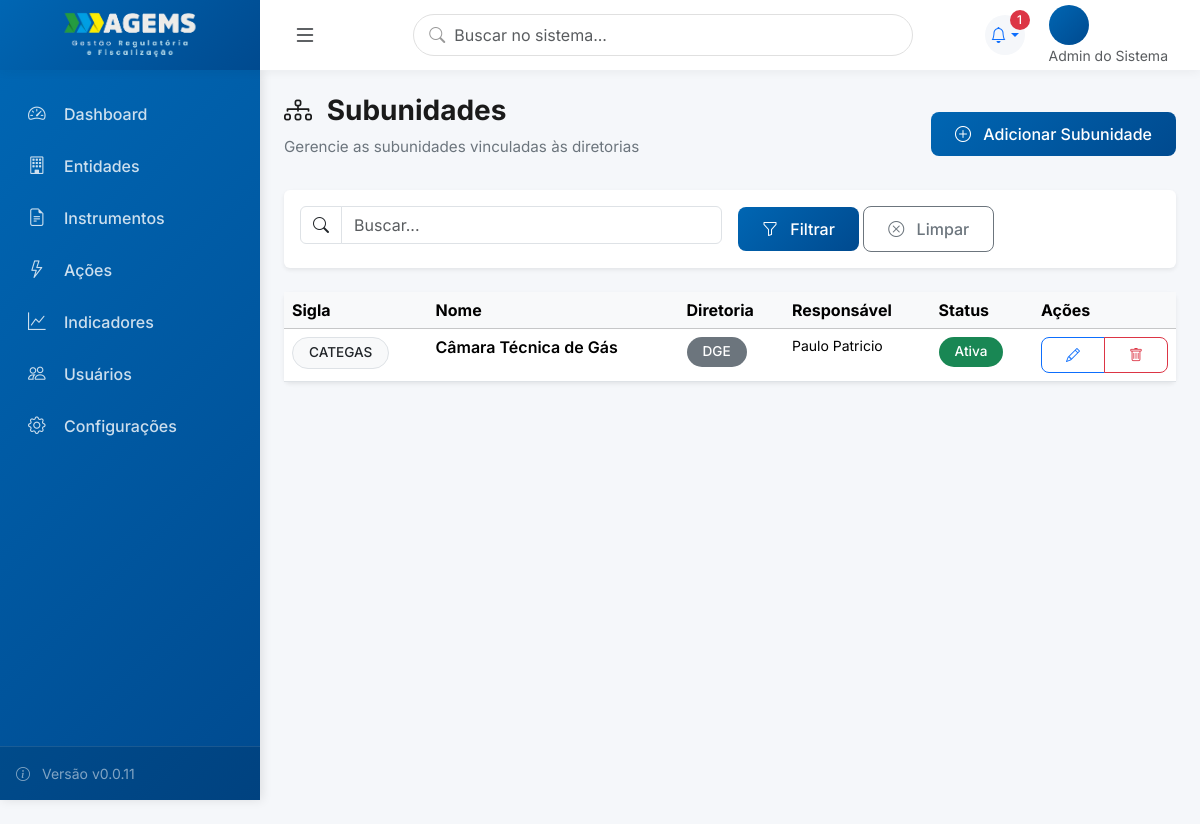
Page /subunidades/ (signed in) on the committed database.
### usuarios/models.py (models this page shows, shortened)
class Usuario(AbstractUser):
    PERFIL_CHOICES = [
        (0, 'Admin do Sistema'),
        (1, 'Gestor (Diretor)'),
        (2, 'Gestor (Assessor)'),
        (3, 'Técnico (Coordenador)'),
        (4, 'Técnico (Executor)'),
        (5, 'Visualizador (Auditor)'),
    ]
    perfil = models.IntegerField(
        choices=PERFIL_CHOICES,
        default=4,
        verbose_name='Perfil de Acesso',
        help_text='Define o nível de acesso e permissões do usuário'
    )
    diretoria = models.ForeignKey(
        'core.Diretoria',
        on_delete=models.SET_NULL,
        null=True,
        blank=True,
        related_name='usuarios_diretoria',
        verbose_name='Diretoria',
        help_text='Diretoria principal do usuário (obrigatório para perfis 1-5)'
    )
    subunidade = models.ForeignKey(
        'core.Subunidade',
        on_delete=models.SET_NULL,
        null=True,
        blank=True,
        related_name='usuarios',
        verbose_name='Subunidade',
        help_text='Subunidade específica (obrigatório para perfis 2, 3, 4)'
    )
    diretorias_visualizacao = models.ManyToManyField(
        'core.Diretoria',
        blank=True,
        related_name='visualizadores',
        verbose_name='Diretorias para Visualização',
        help_text='Diretorias que o visualizador pode acessar (apenas para perfil 5)'
    )
    cargo = models.CharField(max_length=100, blank=True, verbose_name='Cargo')
    setor = models.CharField(max_length=100, blank=True, verbose_name='Setor/Departamento')
    telefone = models.CharField(max_length=20, blank=True, verbose_name='Telefone')
    entidade = models.ForeignKey(
        'entidades.Entidade',
        on_delete=models.SET_NULL,
        null=True,
        blank=True,
        related_name='usuarios',
        verbose_name='Entidade'
    )
    senha_temporaria = models.BooleanField(
        default=False,
        verbose_name='Senha Temporária',
        help_text='Se True, usuário será forçado a trocar senha no próximo login'
    )
    ativo = models.BooleanField(default=True, verbose_name='Usuário Ativo')
    data_criacao = models.DateTimeField(auto_now_add=True, verbose_name='Data de Criação')
    data_atualizacao = models.DateTimeField(auto_now=True, verbose_name='Última Atualização')
    class Meta:
        verbose_name = 'Usuário'
        verbose_name_plural = 'Usuários'
        ordering = ['first_name', 'last_name']
        indexes = [
            models.Index(fields=['perfil']),
            models.Index(fields=['diretoria']),
            models.Index(fields=['subunidade']),
        ]

### core/models.py (models this page shows, shortened)
class Subunidade(models.Model):
    nome = models.CharField('Nome da Subunidade', max_length=200)
    sigla = models.CharField('Sigla', max_length=10, blank=True)
    diretoria = models.ForeignKey('core.Diretoria', on_delete=models.CASCADE, related_name='subunidades')
    responsavel = models.CharField('Responsável', max_length=200, blank=True)
    ativa = models.BooleanField('Ativa', default=True)
    data_criacao = models.DateTimeField('Data de Criação', auto_now_add=True)
    class Meta:
        verbose_name = 'Subunidade'
        verbose_name_plural = 'Subunidades'
        ordering = ['nome']

class Diretoria(models.Model):
    nome = models.CharField('Nome da Diretoria', max_length=200)
    sigla = models.CharField('Sigla', max_length=10, unique=True)
    diretor_responsavel = models.CharField('Diretor Responsável', max_length=200, blank=True)
    descricao = models.TextField('Descrição', blank=True)
    ativa = models.BooleanField('Ativa', default=True)
    data_criacao = models.DateTimeField('Data de Criação', auto_now_add=True)
    class Meta:
        verbose_name = 'Diretoria'
        verbose_name_plural = 'Diretorias'
        ordering = ['sigla']

### core/core_views.py (the view)
# urls.py: path('subunidades/', SubunidadeListView.as_view(), name='subunidade_list'),
class SubunidadeListView(ModernListView):
    model = Subunidade
    template_name = 'core/subunidade_list.html'
    title = 'Subunidades'
    subtitle = 'Gerencie as subunidades vinculadas às diretorias'
    icon = 'bi bi-diagram-3'
    search_fields = ['nome', 'sigla', 'diretoria__nome']
    create_url = 'subunidade_create'

### core/views.py (called while the page is built)
    def get_context_data(self, **kwargs):
        context = super().get_context_data(**kwargs)
        context['title'] = getattr(self, 'title', self.model._meta.verbose_name_plural.title())
        context['subtitle'] = getattr(self, 'subtitle', f'Gerenciar {self.model._meta.verbose_name_plural}')
        context['icon'] = getattr(self, 'icon', 'bi bi-list')
        context['singular_name'] = self.model._meta.verbose_name.title()
        context['create_url'] = getattr(self, 'create_url', f'{self.model._meta.model_name}_create')
        return context

    def get_queryset(self):
        queryset = self.model.objects.all()
        search = self.request.GET.get('q')
        if search and hasattr(self, 'search_fields'):
            from django.db.models import Q
            query = Q()
            for field in self.search_fields:
                query |= Q(**{f'{field}__icontains': search})
            queryset = queryset.filter(query)
        return queryset

### templates/core/subunidade_list.html
{% extends 'components/list_view.html' %}
{% block table_headers %}
<th>Sigla</th>
<th>Nome</th>
<th>Diretoria</th>
<th>Responsável</th>
<th>Status</th>
{% endblock %}
{% block table_rows %}
{% for item in object_list %}
<tr>
    <td>
        {% if item.sigla %}
        <span class="badge bg-light text-dark border">{{item.sigla}}</span>
        {% else %}
        -
        {% endif %}
    </td>
    <td>
        <div class="fw-semibold">{{item.nome}}</div>
    </td>
    <td>
        {% if item.diretoria %}
        <span class="badge bg-secondary">{{item.diretoria.sigla}}</span>
        {% else %}
        -
        {% endif %}
    </td>
    <td>
        {% if item.responsavel %}
        <small>{{item.responsavel}}</small>
        {% else %}
        <small class="text-muted">-</small>
        {% endif %}
    </td>
    <td>
        {% if item.ativa %}
        <span class="badge bg-success">Ativa</span>
        {% else %}
        <span class="badge bg-danger">Inativa</span>
        {% endif %}
    </td>
    <td>
        <div class="btn-group btn-group-sm">
            <a href="{% url 'subunidade_edit' item.pk %}" class="btn btn-outline-primary" title="Editar">
                <i class="bi bi-pencil"></i>
            </a>
            <a href="{% url 'subunidade_delete' item.pk %}" class="btn btn-outline-danger" title="Excluir">
                <i class="bi bi-trash"></i>
            </a>
        </div>
    </td>
</tr>
{% endfor %}
{% endblock %}

### templates/base_modern.html (shortened to what this page needs)
﻿{% load static %}
<!DOCTYPE html>
<html lang="pt-BR">
<head>
    <link href="https://cdn.jsdelivr.net/npm/bootstrap@5.3.2/dist/css/bootstrap.min.css" rel="stylesheet">
    <link rel="stylesheet" href="https://cdn.jsdelivr.net/npm/bootstrap-icons@1.11.1/font/bootstrap-icons.css">
    <link rel="stylesheet" href="https://cdnjs.cloudflare.com/ajax/libs/font-awesome/6.4.2/css/all.min.css">
</head>
<body>
    <aside class="sidebar" id="sidebar">
        <ul class="sidebar-nav">
            <li class="sidebar-nav-item">
                <a href="/" class="sidebar-nav-link {% if request.path == '/' %}active{% endif %}">
                    <i class="bi bi-speedometer2"></i>
                    <span>Dashboard</span>
                </a>
            </li>
            {% if perms.entidades.view_entidade %}
            <li class="sidebar-nav-item">
                <a href="{% url 'entidade_list' %}" class="sidebar-nav-link">
                    <i class="bi bi-building"></i>
                    <span>Entidades</span>
                </a>
            </li>
            {% endif %}
            {% if perms.instrumentos.view_instrumento %}
            <li class="sidebar-nav-item">
                <a href="{% url 'instrumento_list' %}" class="sidebar-nav-link">
                    <i class="bi bi-file-earmark-text"></i>
                    <span>Instrumentos</span>
                </a>
            </li>
            {% endif %}
            {% if perms.acoes.view_acao %}
            <li class="sidebar-nav-item">
                <a href="{% url 'acao_list' %}" class="sidebar-nav-link">
                    <i class="bi bi-lightning"></i>
                    <span>Ações</span>
                </a>
            </li>
            {% endif %}
            {% if perms.indicadores.view_indicador %}
            <li class="sidebar-nav-item">
                <a href="{% url 'indicador_list' %}" class="sidebar-nav-link">
                    <i class="bi bi-graph-up"></i>
                    <span>Indicadores</span>
                </a>
            </li>
            {% endif %}
            {% if user.is_authenticated and user.perfil <= 3 %}
                <li class="sidebar-nav-item">
                    <a href="{% url 'usuario_list' %}" class="sidebar-nav-link">
                        <i class="bi bi-people"></i>
                        <span>Usuários</span>
                    </a>
                </li>
                <li class="sidebar-nav-item">
                    <a href="{% url 'configuracoes' %}" class="sidebar-nav-link">
                        <i class="bi bi-gear"></i>
                        <span>Configurações</span>
                    </a>
                </li>
                {% endif %}
        </ul>
        <div class="sidebar-footer">
            <div class="text-white-50 small">
                <i class="bi bi-info-circle me-2"></i>
                Versão v0.0.11
            </div>
        </div>
    </aside>
    <main class="main-content">
        <header class="top-header">
            <div class="d-flex align-items-center h-100">
                <div class="header-brand-box">
                    <a href="/" class="sidebar-brand">
                        <img src="{% static 'img/logo.png' %}" alt="AGEMS" style="max-width: 140px; height: auto;">
                    </a>
                </div>
                <button class="btn btn-link text-dark ms-2" id="sidebarToggle">
                    <i class="bi bi-list fs-4"></i>
                </button>
            </div>
            <div class="header-search position-relative d-none d-lg-block">
                <i class="bi bi-search"></i>
                <input type="search" class="form-control" placeholder="Buscar no sistema...">
            </div>
            <div class="header-actions">
                <div class="dropdown">
                    <a class="header-icon dropdown-toggle text-decoration-none" href="#" id="alertsDropdown"
                        data-bs-toggle="dropdown" aria-expanded="false">
                        <i class="bi bi-bell"></i>
                        <span id="alertCount" class="badge bg-danger rounded-pill">0</span>
                    </a>
                </div>
                <div class="user-profile dropdown">
                    <div data-bs-toggle="dropdown">
                        <div class="user-avatar">
                        </div>
                        <div class="d-none d-md-block">
                            <div class="small text-muted">{{user.get_perfil_display}}</div>
                        </div>
                    </div>
                </div>
            </div>
        </header>
        <div class="content-area">
            {% block content %}{% endblock %}
        </div>
    </main>
</body>
</html>

### templates/base_modern.html (style rules this page uses)
:root { --primary-color: #0066B3; --secondary-color: #6c757d; --success-color: #198754; --danger-color: #dc3545; --warning-color: #ffc107; --info-color: #0dcaf0; --gold-color: #FFC300; --dark-color: #212529; --light-color: #f8f9fa; --sidebar-width: 260px; --header-height: 70px; --transition-speed: 0.3s; }
* { margin: 0; padding: 0; box-sizing: border-box; }
body { font-family: 'Inter', sans-serif; background-color: #f5f7fa; color: #333; overflow-x: hidden; transition: padding-left var(--transition-speed) ease; }
.sidebar { position: fixed; top: var(--header-height); left: 0; height: calc(100vh - var(--header-height)); width: var(--sidebar-width); background: linear-gradient(135deg, #0066B3 0%, #004A8F 100%); padding: 0; z-index: 1000; transition: all var(--transition-speed) ease; box-shadow: 2px 0 10px rgba(0, 0, 0, 0.1); overflow-y: auto; }
.sidebar-brand { color: white; font-size: 1.5rem; font-weight: 700; text-decoration: none; display: flex; align-items: center; gap: 0.75rem; }
.sidebar-nav { padding: 1rem 0; list-style: none; }
.sidebar-nav-item { margin: 0.25rem 0.75rem; }
.sidebar-nav-link { display: flex; align-items: center; padding: 0.75rem 1rem; color: rgba(255, 255, 255, 0.8); text-decoration: none; border-radius: 0.5rem; transition: all 0.3s ease; font-weight: 500; }
.sidebar-nav-link i { width: 24px; margin-right: 0.75rem; font-size: 1.1rem; }
.sidebar-footer { position: absolute; bottom: 0; width: 100%; padding: 1rem; background: rgba(0, 0, 0, 0.1); border-top: 1px solid rgba(255, 255, 255, 0.1); }
.main-content { margin-left: var(--sidebar-width); min-height: 100vh; transition: all var(--transition-speed) ease; padding-top: var(--header-height); }
.top-header { background: white; height: var(--header-height); padding: 0 1.5rem 0 0; box-shadow: 0 2px 10px rgba(0, 0, 0, 0.05); display: flex; align-items: center; justify-content: space-between; position: fixed; top: 0; left: 0; right: 0; width: 100%; z-index: 1010; }
.header-brand-box { width: var(--sidebar-width); height: 100%; background: linear-gradient(135deg, #0066B3 0%, #004A8F 100%); display: flex; align-items: center; justify-content: center; padding: 0 1rem; transition: all var(--transition-speed) ease; }
.header-search { flex: 1; max-width: 500px; }
.header-search input { border-radius: 50px; border: 1px solid #e0e0e0; padding: 0.5rem 1.5rem; padding-left: 2.5rem; }
.header-search i { position: absolute; left: 1rem; top: 50%; transform: translateY(-50%); color: #999; }
.header-actions { display: flex; align-items: center; gap: 1rem; }
.header-icon { position: relative; width: 40px; height: 40px; border-radius: 50%; background: #f5f7fa; display: flex; align-items: center; justify-content: center; cursor: pointer; transition: all 0.3s ease; }
.header-icon .badge { position: absolute; top: -5px; right: -5px; font-size: 0.7rem; }
.user-profile { display: flex; align-items: center; gap: 0.75rem; cursor: pointer; padding: 0.5rem; border-radius: 50px; transition: all 0.3s ease; }
.user-avatar { width: 40px; height: 40px; border-radius: 50%; background: linear-gradient(135deg, #0066B3 0%, #004A8F 100%); display: flex; align-items: center; justify-content: center; color: white; font-weight: 600; }
.content-area { padding: 0 1.5rem; }
.badge { padding: 0.5rem 1rem; border-radius: 50px; font-weight: 500; font-size: 0.85rem; }
.btn { padding: 0.625rem 1.5rem; border-radius: 0.5rem; font-weight: 500; transition: all 0.3s ease; }

### templates/alertas_script_v2.html (style rules this page uses)
#alertCount { min-width: 20px; height: 20px; font-size: 0.75rem; line-height: 20px; padding: 0 6px; }

### rows in the picture
Usuario: perfil "Admin do Sistema"
Subunidade: sigla "CATEGAS", nome "Câmara Técnica de Gás", diretoria.sigla "DGE", responsavel "Paulo Patricio", ativa "Ativa"

### other values in the picture
{{ title }} "Subunidades"
{{ subtitle }} "Gerencie as subunidades vinculadas às diretorias"
{{ singular_name }} "Subunidade"
